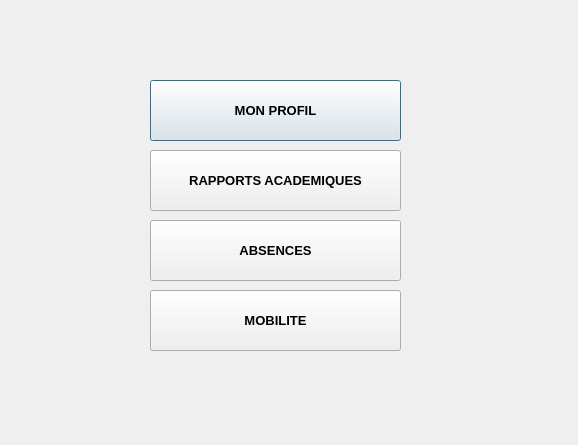
<?xml version="1.0" encoding="UTF-8"?>
<ui version="4.0">
 <class>eleve</class>
 <widget class="QDialog" name="eleve">
  <property name="geometry">
   <rect>
    <x>0</x>
    <y>0</y>
    <width>578</width>
    <height>445</height>
   </rect>
  </property>
  <property name="windowTitle">
   <string>Dialog</string>
  </property>
  <widget class="QPushButton" name="PROFIL">
   <property name="geometry">
    <rect>
     <x>150</x>
     <y>80</y>
     <width>251</width>
     <height>61</height>
    </rect>
   </property>
   <property name="font">
    <font>
     <pointsize>10</pointsize>
     <weight>75</weight>
     <bold>true</bold>
    </font>
   </property>
   <property name="text">
    <string>MON PROFIL</string>
   </property>
  </widget>
  <widget class="QPushButton" name="RAPPORT">
   <property name="geometry">
    <rect>
     <x>150</x>
     <y>150</y>
     <width>251</width>
     <height>61</height>
    </rect>
   </property>
   <property name="font">
    <font>
     <pointsize>10</pointsize>
     <weight>75</weight>
     <bold>true</bold>
    </font>
   </property>
   <property name="text">
    <string>RAPPORTS ACADEMIQUES</string>
   </property>
  </widget>
  <widget class="QPushButton" name="ABSENCES">
   <property name="geometry">
    <rect>
     <x>150</x>
     <y>220</y>
     <width>251</width>
     <height>61</height>
    </rect>
   </property>
   <property name="font">
    <font>
     <pointsize>10</pointsize>
     <weight>75</weight>
     <bold>true</bold>
    </font>
   </property>
   <property name="text">
    <string>ABSENCES</string>
   </property>
  </widget>
  <widget class="QPushButton" name="MOBILITE">
   <property name="geometry">
    <rect>
     <x>150</x>
     <y>290</y>
     <width>251</width>
     <height>61</height>
    </rect>
   </property>
   <property name="font">
    <font>
     <pointsize>10</pointsize>
     <weight>75</weight>
     <bold>true</bold>
    </font>
   </property>
   <property name="text">
    <string>MOBILITE</string>
   </property>
  </widget>
 </widget>
 <resources/>
 <connections/>
</ui>
